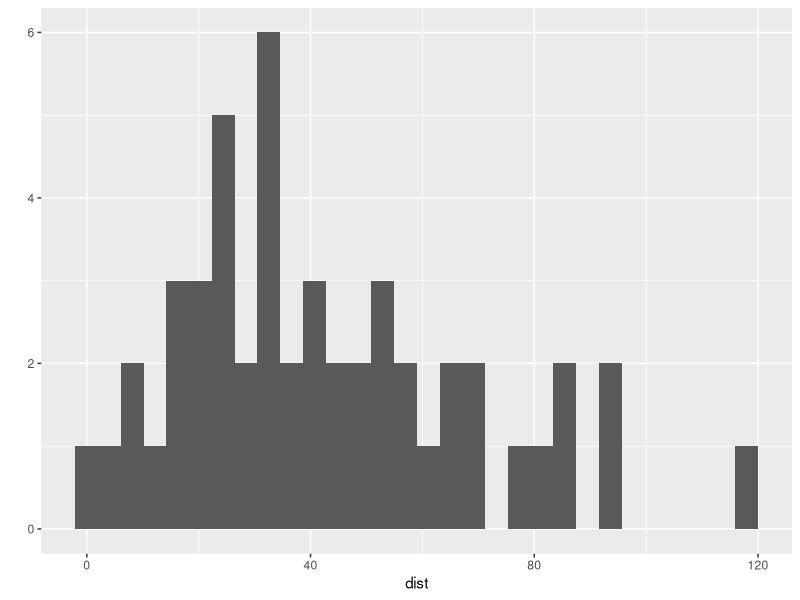
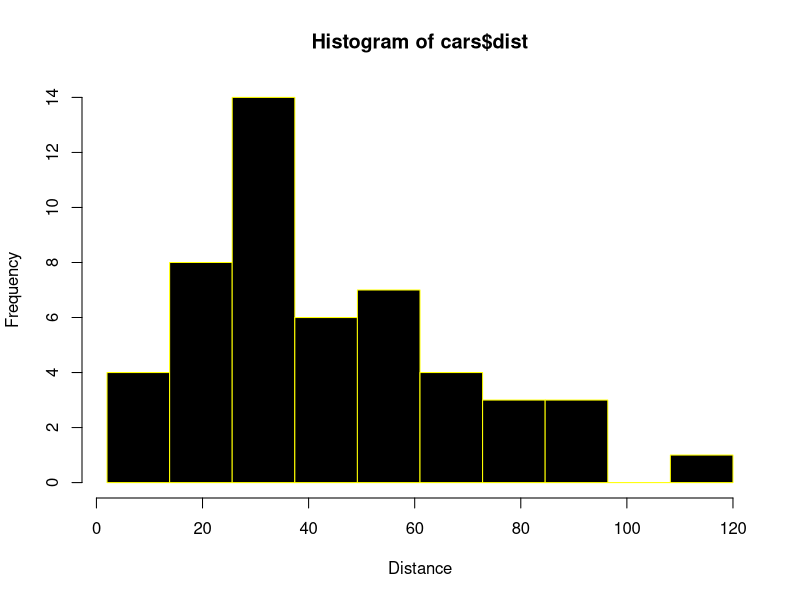
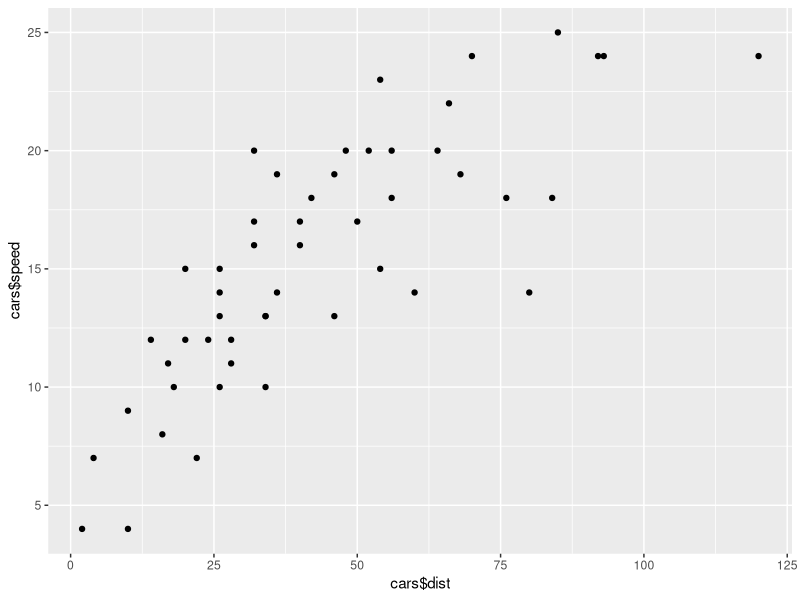
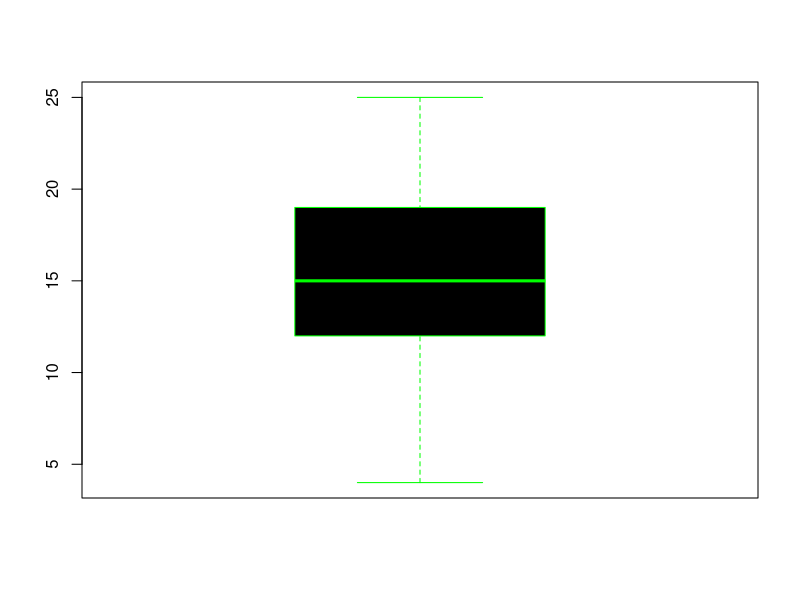

The R source for these figures, in order:
## ---- chunk 1
# If you don't already have the tidyverse library installed,
# you will need to type install.packages("tidyverse") into the Console
library(tidyverse) 
## ---- chunk 2
print("Hello world!")
## ---- chunk 3
print("Pankaj Chourasia")
## ---- chunk 4
1:10 # Numbers 1 to 10
127:132 # Numbers 127 to 132
## ---- chunk 5
seq(1,10,1) # Numbers 1 to 10
seq(1,10,2) # Odd numbers from 1 to 10
seq(2,10,2) # Even numbers from 2 to 10
## ---- chunk 6
3:12
## ---- chunk 7
seq(3,30,3)
## ---- chunk 8
x = 1:10
y = seq(3,30,3) 
z = x*y
print(z)
## ---- chunk 9
head(cars)
## ---- chunk 10
attach(cars) # Using this command is poor style.  We will avoid it in the future.
speed
dist
## ---- chunk 11
#Average and SD of Speed
mean(cars$speed)
sd(cars$speed)
## ---- chunk 12
#Average and Sd of distance
mean(cars$dist)
sd(cars$dist)
## ---- chunk 13
qplot(dist) # Histogram of stopping distance
## ---- chunk 14
hist(cars$dist, breaks = seq(2,120,l=11), xlab = "Distance", border="yellow",col="black")
## ---- chunk 15
qplot(cars$dist,cars$speed)
## ---- chunk 16
boxplot(cars$speed, vertical = TRUE, col = "black", border = "green")

